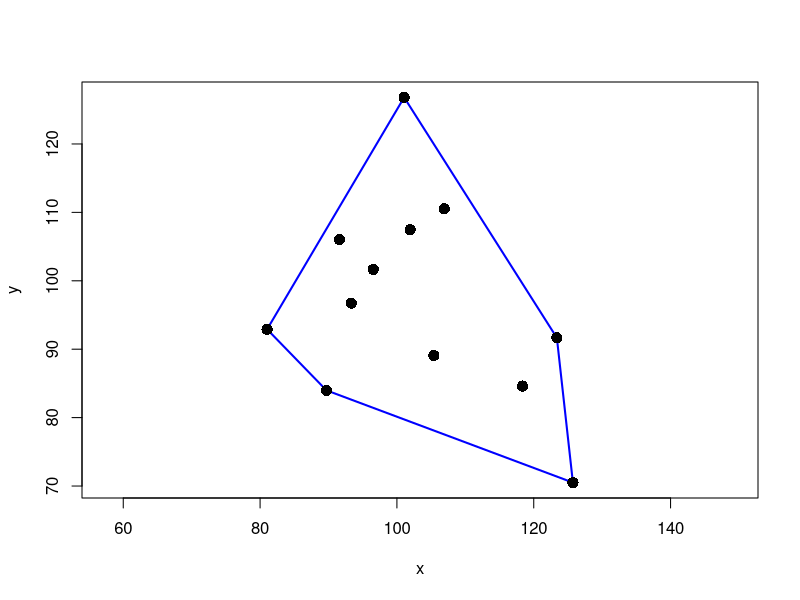
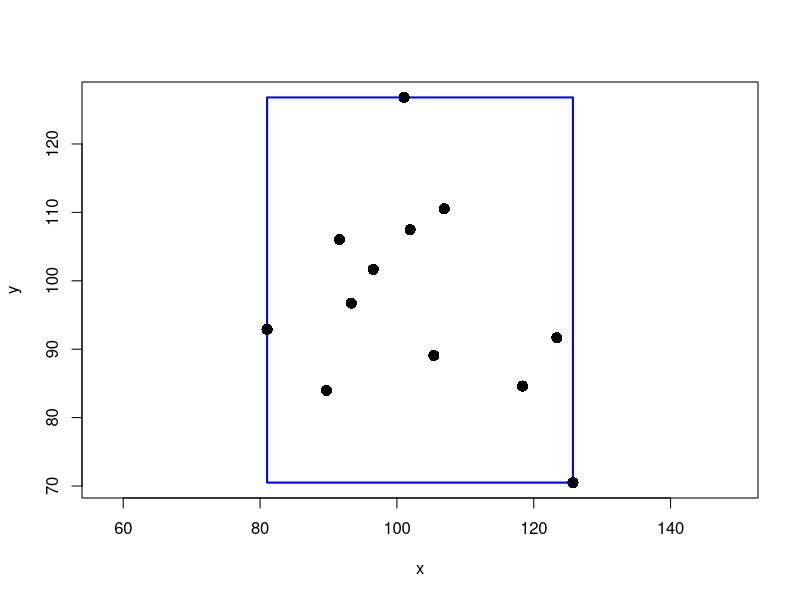
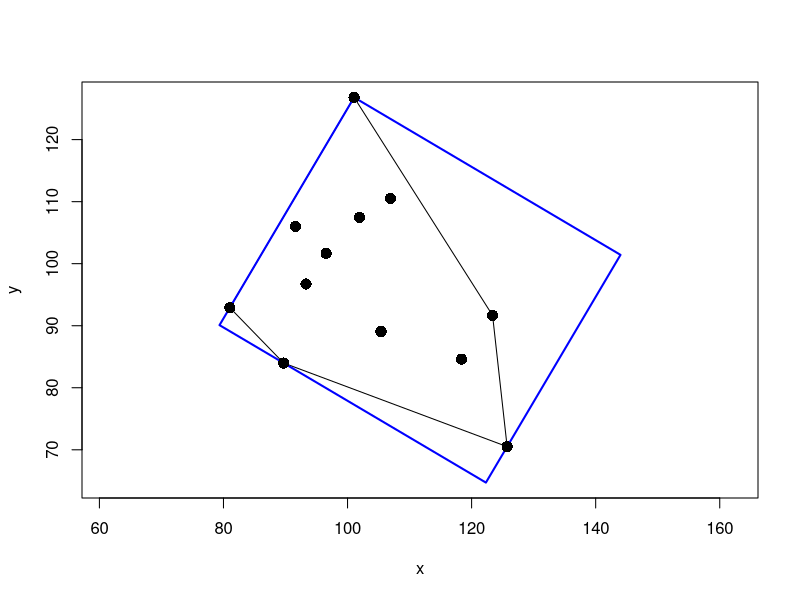
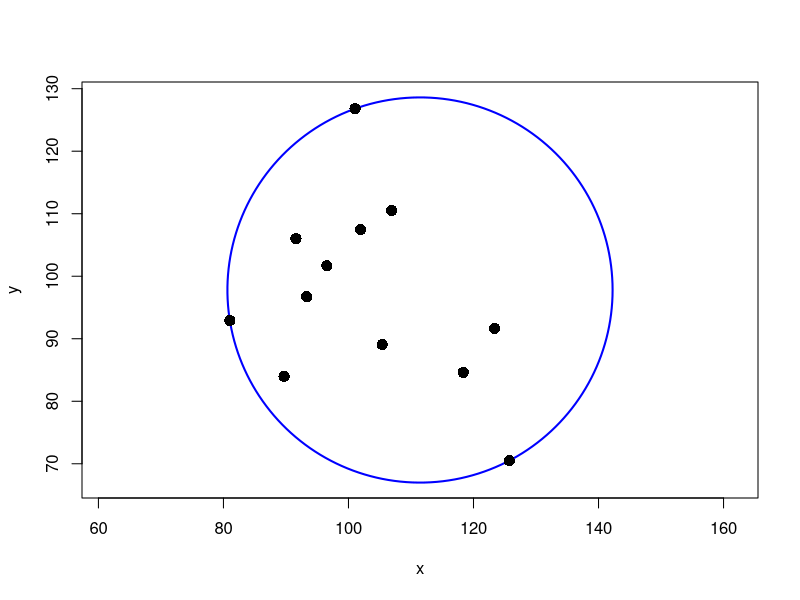

Here is the R script that generated these plots, in order:
## ---- chunk 1
set.seed(123)
xy      <- matrix(rnorm(24, 100, 15), ncol=2)
hullIdx <- chull(xy)
## ---- chunk 2
plot(xy, xlab="x", ylab="y", asp=1, type="n")
polygon(xy[hullIdx, ], border="blue", lwd=2)
points(xy, pch=16, cex=1.5)
## ---- chunk 3
getBoundingBox <- function(xy) {
    stopifnot(is.matrix(xy), is.numeric(xy), ncol(xy) == 2)
    x   <- range(xy[ , 1])
    y   <- range(xy[ , 2])
    pts <- c(xleft=x[1], ybottom=y[1], xright=x[2], ytop=y[2])
    return(list(pts=pts, width=abs(diff(x)), height=abs(diff(y))))
}
## ---- chunk 4
bb <- getBoundingBox(xy)
plot(xy, xlab="x", ylab="y", asp=1, type="n")
rect(bb$pts[1], bb$pts[2], bb$pts[3], bb$pts[4], border="blue", lwd="2")
points(xy, pch=16, cex=1.5)
## ---- chunk 5
bb$width * bb$height
## ---- chunk 6
getMinBBox <- function(xy) {
    stopifnot(is.matrix(xy), is.numeric(xy), nrow(xy) >= 2, ncol(xy) == 2)

    ## rotating calipers algorithm using the convex hull
    H    <- chull(xy)                    # hull indices, vertices ordered clockwise
    n    <- length(H)                    # number of hull vertices
    hull <- xy[H, ]                      # hull vertices

    ## unit basis vectors for all subspaces spanned by the hull edges
    hDir  <- diff(rbind(hull, hull[1,])) # account for circular hull vertices
    hLens <- sqrt(rowSums(hDir^2))       # length of basis vectors
    huDir <- diag(1/hLens) %*% hDir      # scaled to unit length

    ## unit basis vectors for the orthogonal subspaces
    ## rotation by 90 deg -> y' = x, x' = -y
    ouDir <- cbind(-huDir[ , 2], huDir[ , 1])

    ## project hull vertices on the subspaces spanned by the hull edges, and on
    ## the subspaces spanned by their orthogonal complements - in subspace coords
    projMat <- rbind(huDir, ouDir) %*% t(hull)

    ## range of projections and corresponding width/height of bounding rectangle
    rangeH  <- matrix(numeric(n*2), ncol=2)   # hull edge
    rangeO  <- matrix(numeric(n*2), ncol=2)   # orth subspace
    widths  <- numeric(n)
    heights <- numeric(n)
    for(i in seq(along=H)) {
        rangeH[i, ] <- range(projMat[  i, ])
        rangeO[i, ] <- range(projMat[n+i, ])  # orth subspace is in 2nd half
        widths[i]   <- abs(diff(rangeH[i, ]))
        heights[i]  <- abs(diff(rangeO[i, ]))
    }

    ## extreme projections for min-area rect in subspace coordinates
    eMin  <- which.min(widths*heights)   # hull edge leading to minimum-area
    hProj <- rbind(   rangeH[eMin, ], 0)
    oProj <- rbind(0, rangeO[eMin, ])

    ## move projections to rectangle corners
    hPts <- sweep(hProj, 1, oProj[ , 1], "+")
    oPts <- sweep(hProj, 1, oProj[ , 2], "+")

    ## corners in standard coordinates, rows = x,y, columns = corners
    ## in combined (4x2)-matrix: reverse point order to be usable in polygon()
    basis <- cbind(huDir[eMin, ], ouDir[eMin, ])  # basis formed by hull edge and orth
    hCorn <- basis %*% hPts
    oCorn <- basis %*% oPts
    pts   <- t(cbind(hCorn, oCorn[ , c(2, 1)]))

    return(list(pts=pts, width=widths[eMin], height=heights[eMin]))
}
## ---- chunk 7
mbb <- getMinBBox(xy)       ## minimum bounding box
H   <- chull(xy)            ## convex hull

# plot original points, convex hull, and minimum bounding box
plot(xy, xlab="x", ylab="y", asp=1, type="n",
         xlim=range(c(xy[ , 1], mbb$pts[ , 1])),
         ylim=range(c(xy[ , 2], mbb$pts[ , 2])))
polygon(xy[H, ], col=NA)    ## show convex hull
polygon(mbb$pts, border="blue", lwd=2)
points(xy, pch=16, cex=1.5)
## ---- chunk 8
mbb$width * mbb$height      ## box area
## ---- chunk 9
## assumes that points in xy are already oredered
idCollinear <- function(xy) {
    if(!is.matrix(xy))  { stop("xy must be a matrix") }
    if(!is.numeric(xy)) { stop("xy must be numeric") }
    if(nrow(xy) < 3L)   { stop("xy must have at least 3 points") }
    if(ncol(xy) != 2L)  { stop("xy must have 2 columns") }

    n    <- nrow(xy)
    idx  <- seq_len(n)
    post <- (idx %% n) + 1              # next point in S
    prev <- idx[order(post)]            # previous point in S

    del <- integer(0)
    ## check all sets of 3 consecutive points if they lie in 1D sub-space
    for(i in idx) {
        pts <- rbind(xy[prev[i], ],
                     xy[i, ],
                     xy[post[i], ])
        pts_rank <- qr(scale(pts, center=TRUE, scale=FALSE))$rank
        if(pts_rank < 2L) {
            del[length(del) + 1] <- i
        }
    }

    del
}
## ---- chunk 10
getCircleFrom3 <- function(xy) {
    stopifnot(is.matrix(xy), is.numeric(xy), nrow(xy) == 3, ncol(xy) == 2)

    aa <- xy[1,  ]
    bb <- xy[2,  ]
    cc <- xy[3,  ]
    y  <- xy[ , 2]

    xDeltaA <- bb[1] - aa[1]
    yDeltaA <- bb[2] - aa[2]
    xDeltaB <- cc[1] - bb[1]
    yDeltaB <- cc[2] - bb[2]
    xDeltaC <- cc[1] - aa[1]
    yDeltaC <- cc[2] - aa[2]

    ## check if the points are collinear: qr(xy)$rank == 1, or:
    ## determinant of difference matrix = 0, no need to use det()
    dMat <- rbind(c(xDeltaA, yDeltaA), c(xDeltaB, yDeltaB))
    if(isTRUE(all.equal(dMat[1,1]*dMat[2,2] - dMat[1,2]*dMat[2,1], 0, check.attributes=FALSE))) {
        ## define the circle as the one that's centered between the points
        rangeX <- range(c(aa[1], bb[1], cc[1]))
        rangeY <- range(c(aa[2], bb[2], cc[2]))
        ctr    <- c(rangeX[1] + 0.5*diff(rangeX), rangeY[1] + 0.5*diff(rangeY))
        rad    <- sqrt((0.5*diff(rangeX))^2 + (0.5*diff(rangeY))^2)
    } else {
        rad <- prod(dist(xy)) / (2 * abs(det(cbind(xy, 1))))  # circle radius
        v1  <- rowSums(xy^2)                    # first vector in the numerator
        v2x <- c( xDeltaB, -xDeltaC,  xDeltaA)  # 2nd vector numerator for Mx
        v2y <- c(-yDeltaB,  yDeltaC, -yDeltaA)  # 2nd vector numerator for My
        ctr <- c(t(v1) %*% v2y, t(v1) %*% v2x) / (2 * (t(y) %*% v2x))  # center
    }

    return(list(ctr=ctr, rad=rad))
}

## ---- chunk 11
getMaxRad <- function(xy, S) {
    stopifnot(is.matrix(xy), is.numeric(xy), nrow(xy) >= 2, ncol(xy) == 2)
    stopifnot(is.numeric(S), length(S) >= 2, length(S) <= nrow(xy))

    n    <- length(S)                    # number of points
    Sidx <- seq(along=S)                 # index for points
    rads <- numeric(n)                   # radii for all circles
    post <- (Sidx %% n) + 1              # next point in S
    prev <- Sidx[order(post)]            # previous point in S
    for(i in Sidx) {
        pts     <- rbind(xy[S[prev[i]], ], xy[S[i], ], xy[S[post[i]], ])
        rads[i] <- getCircleFrom3(pts)$rad  # circle radius
    }

    return(which.max(rads))
}
## ---- chunk 12
isBiggerThan90 <- function(xy) {
    stopifnot(is.matrix(xy), is.numeric(xy), nrow(xy) == 3, ncol(xy) == 2)
    d   <- dist(xy)
    dAB <- d[1]
    dAC <- d[2]
    dBC <- d[3]
    return((dAB^2 + dBC^2 - dAC^2) < 0)
}
## ---- chunk 13
getMaxPairDist <- function(xy) {
    stopifnot(is.matrix(xy), is.numeric(xy), ncol(xy) == 2, nrow(xy) >= 2)

    # 2D -> only convex hull is relevant
    H    <- chull(xy)      # convex hull indices (vertices ordered clockwise)
    pts  <- xy[H, ]        # points that make up the convex hull
    N    <- nrow(pts)                      # number of points on hull
    dMat <- dist(pts, method="euclidean")  # distance matrix
    idx  <- which.max(as.matrix(dMat))     # maximum distance
    i    <- (idx-1) %/% N+1                # column -> point 1
    j    <- (idx-1) %%  N+1                # row    -> point 2
    mPts <- H[c(i, j)]                     # rows with max distance
    dst  <- max(dMat)                      # max distance

    return(list(d=dst, idx=mPts))
}
## ---- chunk 14
getMinCircle <- function(xy) {
    stopifnot(is.matrix(xy), is.numeric(xy), nrow(xy) >= 2, ncol(xy) == 2)

    H    <- chull(xy)      # convex hull indices (vertices ordered clockwise)
    hPts <- xy[H, ]        # points that make up the convex hull

    ## remove collinear points on convex hull, if any
    del <- idCollinear(hPts)
    if(length(del) >= 1L) {
        H    <- H[-del]
        hPts <- hPts[-del, ]

        if(length(H) < 2L) {
            stop("less than 2 points left after removing collinear points on convex hull")
        }
    }

    ## min circle may touch convex hull in only two points
    ## if so, it is centered between the hull points with max distance
    maxPD  <- getMaxPairDist(hPts)
    idx    <- maxPD$idx    # index of points with max distance
    rad    <- maxPD$d / 2  # half the distance -> radius
    rangeX <- c(hPts[idx[1], 1], hPts[idx[2], 1])
    rangeY <- c(hPts[idx[1], 2], hPts[idx[2], 2])
    ctr    <- c(rangeX[1] + 0.5*diff(rangeX), rangeY[1] + 0.5*diff(rangeY))

    ## check if circle centered between hPts[pt1Idx, ] and hPts[pt2Idx, ]
    ## contains all points (all distances <= rad)
    dst2ctr <- dist(rbind(ctr, hPts[-idx, ]))      # distances to center
    if(all(as.matrix(dst2ctr)[-1, 1] <= rad)) {    # if all <= rad, we're done
        tri <- rbind(hPts[idx, ], ctr)
        return(getCircleFrom3(tri))
    }

    ## min circle touches hull in three points - Skyum algorithm
    S <- H                               # copy of hull indices that will be changed
    while(length(S) >= 2) {
        n    <- length(S)                # number of remaining hull vertices
        Sidx <- seq(along=S)             # index for vertices
        post <- (Sidx %% n) + 1          # next vertex in S
        prev <- Sidx[order(post)]        # previous vertex in S
        mIdx <- getMaxRad(xy, S)         # idx for maximum radius

        ## triangle where mIdx is vertex B in ABC
        Smax <- rbind(xy[S[prev[mIdx]], ], xy[S[mIdx], ], xy[S[post[mIdx]], ])

        ## if there's only two hull vertices, we're done
        if(n <= 2) { break }

        ## check if angle(ABC) is > 90
        ## if so, eliminate B - if not, we're done
        if(isBiggerThan90(Smax)) { S <- S[-mIdx] } else { break }
    }

    return(getCircleFrom3(Smax))
}
## ---- chunk 15
mc     <- getMinCircle(xy)
angles <- seq(0, 2*pi, length.out=200)
circ   <- cbind(mc$ctr[1] + mc$rad*cos(angles),
                mc$ctr[2] + mc$rad*sin(angles))

# determine axis limits so that the circle will be visible
xLims <- mc$ctr[1] + c(-mc$rad, mc$rad)
yLims <- mc$ctr[2] + c(-mc$rad, mc$rad)
plot(xy, xlab="x", ylab="y", xlim=xLims, ylim=yLims, asp=1, type="n")
lines(circ, col="blue", lwd=2)
points(xy, pch=16, cex=1.5)
